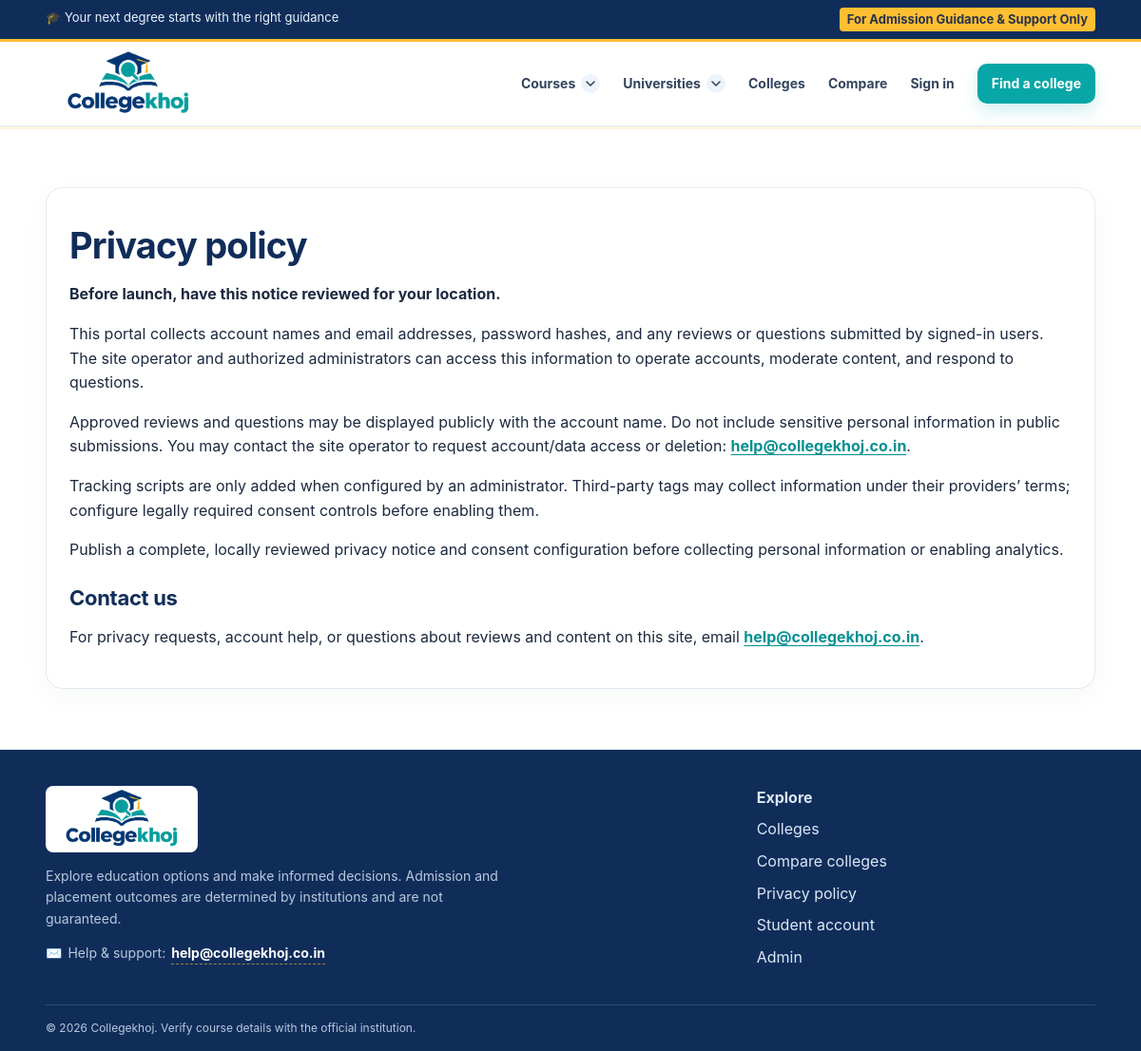
Page /page.php?slug=privacy-policy on the committed database.
### tables this page shows
CREATE TABLE cms_pages (
  id BIGINT UNSIGNED AUTO_INCREMENT PRIMARY KEY,
  title VARCHAR(190) NOT NULL,
  slug VARCHAR(210) NOT NULL UNIQUE,
  body MEDIUMTEXT NOT NULL,
  meta_title VARCHAR(190) NULL,
  meta_description VARCHAR(320) NULL,
  meta_keywords VARCHAR(500) NULL,
  status ENUM('draft','published') NOT NULL DEFAULT 'draft',
  updated_at TIMESTAMP NOT NULL DEFAULT CURRENT_TIMESTAMP ON UPDATE CURRENT_TIMESTAMP,
  created_at TIMESTAMP NOT NULL DEFAULT CURRENT_TIMESTAMP,
  INDEX idx_cms_pages_status_slug (status, slug)
);

### db.php (called while the page is built, shortened)
<?php
function env(string $key): string|false
{
    $value = getenv($key);
    if ($value !== false) {
        return $value;
    }
    return isset($_ENV[$key]) && is_string($_ENV[$key]) ? $_ENV[$key] : false;
}
function db(): PDO
{
    static $connection;
    if ($connection instanceof PDO) {
        return $connection;
    }
    $host = env('DB_HOST') ?: '127.0.0.1';
    $name = env('DB_NAME') ?: 'collegekhoj';
    $user = env('DB_USER') ?: 'root';
    $password = env('DB_PASSWORD') ?: '';
    $charset = 'utf8mb4';
    $connection = new PDO(
        "mysql:host={$host};dbname={$name};charset={$charset}",
        $user,
        $password,
        [
            PDO::ATTR_ERRMODE => PDO::ERRMODE_EXCEPTION,
            PDO::ATTR_DEFAULT_FETCH_MODE => PDO::FETCH_ASSOC,
            PDO::ATTR_EMULATE_PREPARES => false,
        ]
    );
    return $connection;
}

### page.php (the view, shortened to what this page needs)
<?php
require __DIR__ . '/includes/bootstrap.php';
$statement = db()->prepare('SELECT title, body, meta_title, meta_description, meta_keywords FROM cms_pages WHERE slug = :slug AND status = \'published\' LIMIT 1');
$statement->execute(['slug' => trim(request_value($_GET, 'slug'))]);
$page = $statement->fetch();
require __DIR__ . '/includes/header.php';
?>
<section class="section"><article class="container detail-card"><h1 style="color:var(--navy)"><?= e($page['title']) ?></h1>
  <div class="cms-content"><?= $page['body'] ?></div></article></section>
<?php require __DIR__ . '/includes/footer.php'; ?>

### assets/portal.css (style rules this page uses)
:root { --navy:#102d5a;--blue:#174a86;--teal:#08a6a6;--gold:#ffbf32;--ink:#1c2940;--muted:#617086;--pale:#f2f8fc;--line:#e2eaf2;--shadow:0 18px 55px rgba(16,45,90,.10) }
* { box-sizing:border-box }
html { scroll-behavior:smooth }
body { margin:0;color:var(--ink);font:16px/1.6 Inter,ui-sans-serif,system-ui,-apple-system,"Segoe UI",sans-serif }
a { color:inherit;text-decoration:none }
.container { width:min(1160px,92%);margin:auto }
.hero-panel,.card,.form-card,.detail-card { background:#fff;border:1px solid var(--line);border-radius:18px;padding:24px;box-shadow:0 8px 28px #102d5a09 }
.section { padding:64px 0 }
.section h2 { font-size:clamp(27px,3.5vw,38px);line-height:1.2;color:var(--navy);margin:0 0 10px }
.site-body { min-height:100vh;display:flex;flex-direction:column }
.card h2,.detail-card h2,.form-card h2 { font-size:clamp(20px,2.2vw,24px);letter-spacing:-.3px;margin:0 0 12px;color:var(--navy) }
.form-card h1,.section h1 { font-size:clamp(28px,3.4vw,38px);line-height:1.2;letter-spacing:-.8px;margin:14px 0 16px }
.detail-card { scroll-margin-top:110px }
.cms-content a { color:#078f91;font-weight:700;text-decoration:underline;text-underline-offset:3px }
.cms-content h2 { font-size:22px;margin:24px 0 8px }

### rows in the picture
cms_pages: title "Privacy policy", body "Before launch, have this notice reviewed for your location. This portal collects account names and email addresses, password hashes, and any reviews or questions submitted by signed-in users. The site operator and authorized administrators can access this information to operate accounts, moderate content, and respond to questions. Approved reviews and questions may be displayed publicly with the account name. Do not include sensitive personal information in public submissions. You may contact the site operator to request account/data access or deletion: help@collegekhoj.co.in . Tracking scripts are only added when configured by an administrator. Third-party tags may collect information…"

### other values in the picture
$email "help@collegekhoj.co.in"
